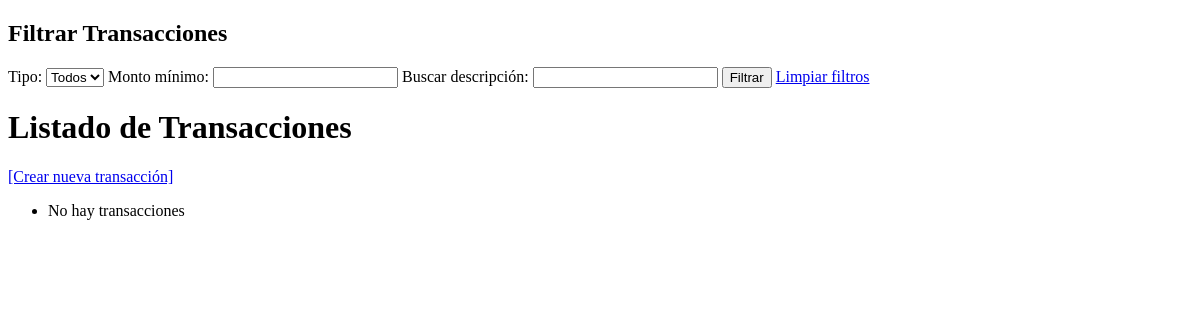
The page /transactions/ on the database as committed earlier.
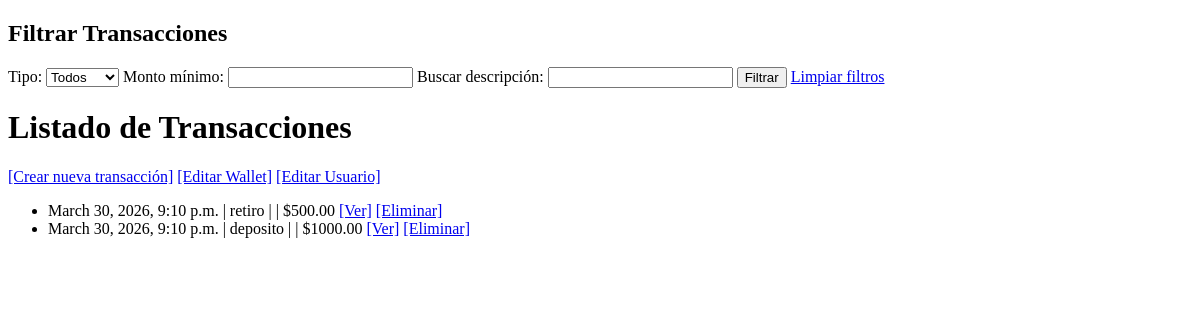
The same page on the database as committed later.
### wallet/models.py (models this page shows, shortened)
class Transaction(models.Model):
    wallet = models.ForeignKey(Wallet, on_delete=models.CASCADE, related_name='transactions')
    transaction_type = models.ForeignKey(TransactionType, on_delete=models.PROTECT)
    amount = models.DecimalField(max_digits=12, decimal_places=2)
    description = models.TextField(blank=True)
    timestamp = models.DateTimeField(auto_now_add=True)

class TransactionType(models.Model):
    name = models.CharField(max_length=50, unique=True)
    description = models.TextField(blank=True)

### wallet/views.py (the view)
# urls.py: path('transactions/', views.transaction_list, name='transaction_list'),
def transaction_list(request):
    transactions = Transaction.objects.select_related(
        'wallet',
        'wallet__user',
        'transaction_type'
    ).all().order_by('-timestamp')
    transaction_type_id = request.GET.get('type')
    min_amount = request.GET.get('min_amount')
    search = request.GET.get('search')
    if transaction_type_id:
        transactions = transactions.filter(transaction_type_id=transaction_type_id)
    if min_amount:
        transactions = transactions.filter(amount__gte=min_amount)
    if search:
        transactions = transactions.filter(
            Q(description__icontains=search)
        )
    wallet = Wallet.objects.first()
    user = wallet.user if wallet else None
    transaction_types = TransactionType.objects.all()
    return render(request, 'wallet/transaction_list.html', {
        'transactions': transactions,
        'wallet': wallet,
        'user': user,
        'transaction_types': transaction_types
    })

### wallet/templates/wallet/transaction_list.html (shortened to what this page needs)
<!DOCTYPE html>
<html>
<head>
</head>
<body>
    <h2>Filtrar Transacciones</h2>
    <form method="get">
        <label>Tipo:</label>
        <select name="type">
            <option value="">Todos</option>
        </select>
        <label>Monto mínimo:</label>
        <input type="number" name="min_amount" value="{{ request.GET.min_amount }}">
        <label>Buscar descripción:</label>
        <input type="text" name="search" value="{{ request.GET.search }}">
        <button type="submit">Filtrar</button>
        <a href="{% url 'transaction_list' %}">Limpiar filtros</a>
    </form>
    <h1>Listado de Transacciones</h1>
    <a href="{% url 'transaction_create' %}">[Crear nueva transacción]</a>
    {% if wallet %}
    <a href="{% url 'wallet_update' wallet.id %}">[Editar Wallet]</a>
    {% endif %}
    {% if user %}
    <a href="{% url 'user_update' user.id %}">[Editar Usuario]</a>
    {% endif %}
    <ul>
        {% for tx in transactions %}
        <li>
            {{ tx.timestamp }} |
            {{ tx.transaction_type.name }} |
            {{ tx.description }} |
            ${{ tx.amount }}
            <a href="{% url 'transaction_detail' tx.id %}">[Ver]</a>
            <a href="{% url 'transaction_delete' tx.id %}">[Eliminar]</a>
        </li>
        {% empty %}
        <li>No hay transacciones</li>
        {% endfor %}
    </ul>
</body>
</html>

Rows that differ between the two databases and show on the page:
added Transaction: timestamp "March 30, 2026, 9:10 p.m.", transaction_type.name "retiro", amount "500.00"
added Transaction: timestamp "March 30, 2026, 9:10 p.m.", transaction_type.name "deposito", amount "1000.00"
Other text that changed with them:
text no longer shown: "No hay transacciones"
text now shown: "[Editar Wallet] [Editar Usuario]"
